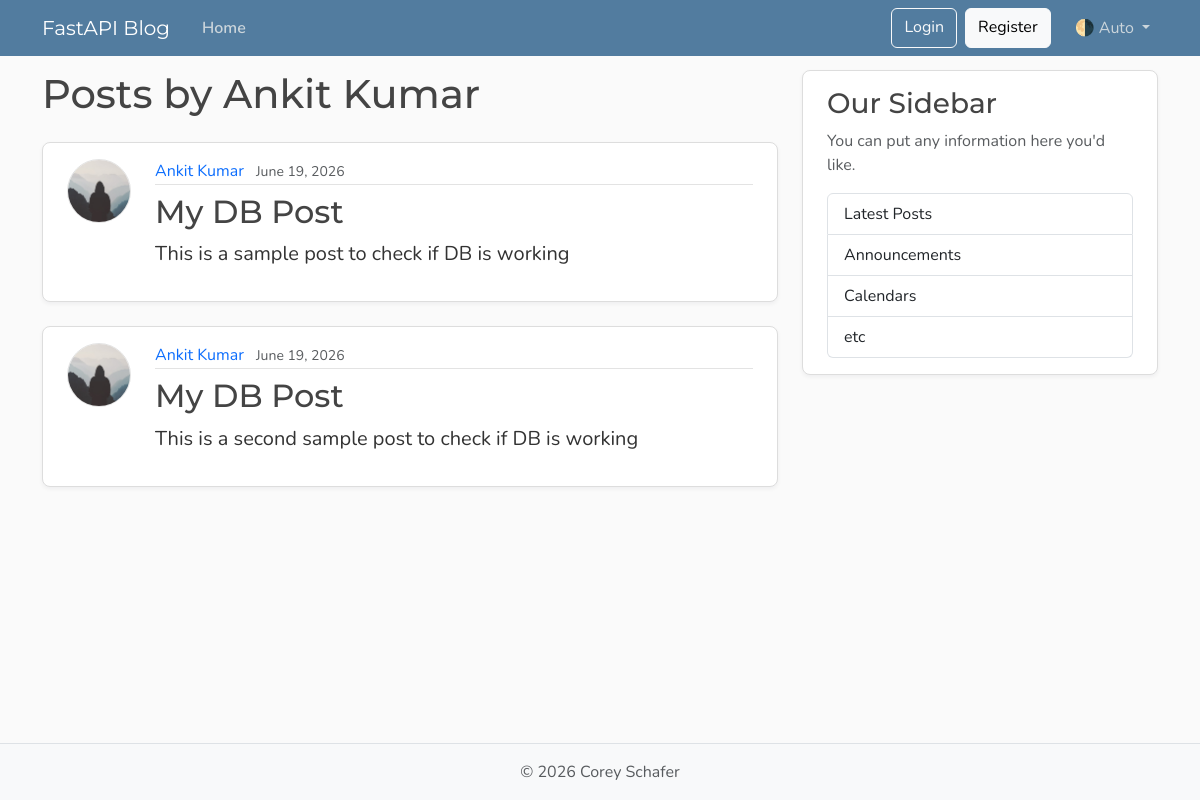
/user/1/posts, run on an earlier commit of the app's database.
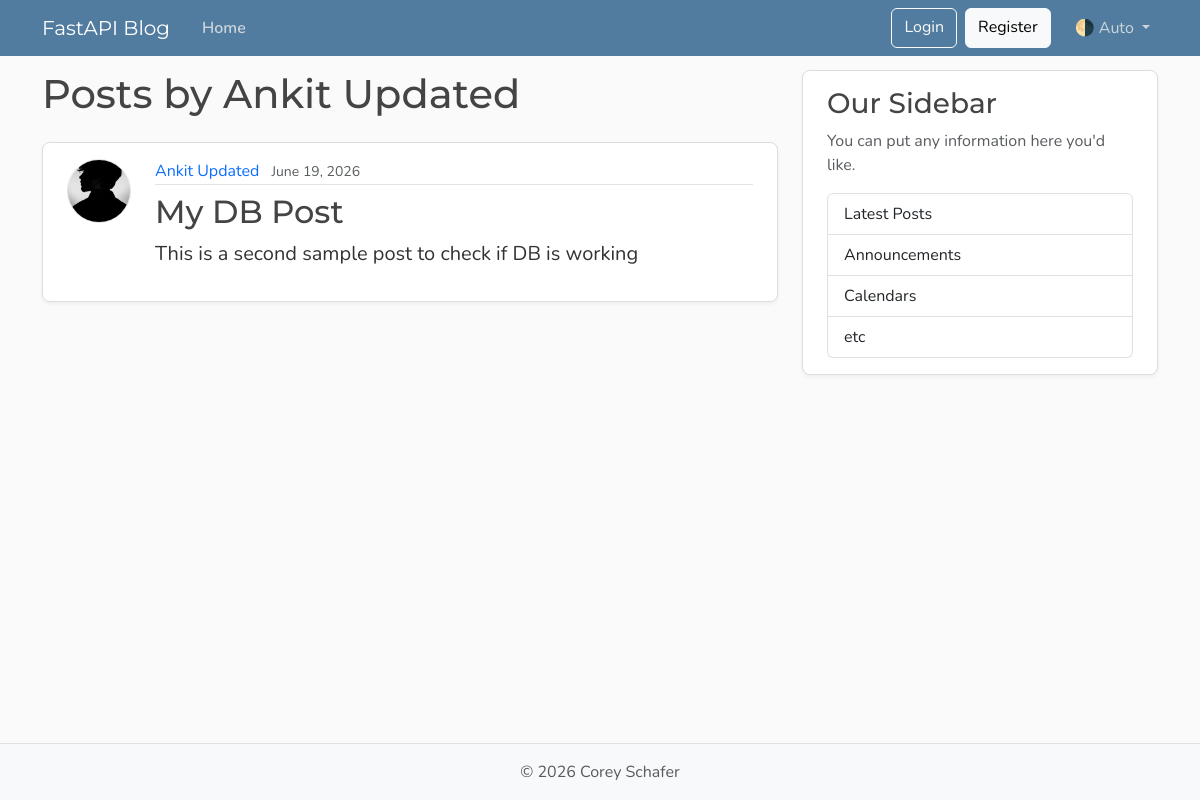
And on a later commit of the database.
### models.py (models this page shows, shortened)
class User(Base):
    __tablename__ = "users"
    id: Mapped[int] = mapped_column(Integer, primary_key=True, index=True)
    username: Mapped[str] = mapped_column(String(50), unique= True, nullable=False)
    email: Mapped[str] = mapped_column(String(50), unique= True, nullable=False)
    image_file: Mapped[str | None] = mapped_column(String(200), nullable=True, default= None)
    posts: Mapped[list[Post]] = relationship(
        back_populates="author",
        cascade= "all, delete-orphan"
        )

class Post(Base):
    __tablename__ = "posts"
    id: Mapped[int] = mapped_column(Integer, primary_key=True, index = True)
    title: Mapped[str] = mapped_column(String(100), nullable=False)
    content: Mapped[str] = mapped_column(Text, nullable=False)
    user_id: Mapped[int] = mapped_column(
        ForeignKey("users.id"),
        nullable=False,
        index=True,
    )
    date_posted: Mapped[datetime] = mapped_column(
        DateTime(timezone=True),
        default=lambda: datetime.now(UTC),
    )
    author: Mapped[User] = relationship(back_populates="posts")

### main.py (the view)
@app.get("/user/{user_id}/posts", include_in_schema= False, name="user_posts")
def user_post_page(
    request: Request,
    user_id: int,
    db: Annotated[Session, Depends(get_db)],
):
    result = db.execute(select(models.User).where(models.User.id == user_id))
    user = result.scalars().first()
    if not user:
        raise HTTPException(status_code=status.HTTP_404_NOT_FOUND, detail= f"No user exist for the user id: {user_id}")
    result = db.execute(select(models.Post).where(models.Post.user_id == user_id))
    posts = result.scalars().all()
    return templates.TemplateResponse(
        request,
        "user_posts.html",
        {"posts": posts, "user": user, "title": f"{user.username}'s Posts"}
    )

### templates/user_posts.html
{% extends "layout.html" %}
{% block content %}
  <h1 class="mb-4">Posts by {{ user.username }}</h1>
  {% for post in posts %}
    <article class="content-section py-3 px-4 mb-4">
      <div class="d-flex align-items-start gap-4">
        <img class="rounded-circle article-img flex-shrink-0"
             src="{{ post.author.image_path }}"
             alt="{{ post.author.username }}'s profile picture"
             width="64"
             height="64"
             loading="lazy">
        <div class="flex-grow-1">
          <div class="article-metadata mb-2">
            <a class="me-2"
               href="{{ url_for('user_posts', user_id=post.author.id) }}">{{ post.author.username }}</a>
            <small class="text-body-secondary">{{ post.date_posted.strftime("%B %d, %Y") }}</small>
          </div>
          <h2>
            <a class="article-title"
               href="{{ url_for('post_page', post_id=post.id) }}">{{ post.title }}</a>
          </h2>
          <p class="article-content">{{ post.content }}</p>
        </div>
      </div>
    </article>
  {% else %}
    <p class="text-body-secondary">No posts by this user yet.</p>
  {% endfor %}
{% endblock content %}

### templates/layout.html (shortened to what this page needs)
<!DOCTYPE html>
<html lang="en">
  <head>
    <link href="https://cdn.jsdelivr.net/npm/bootstrap@5.3.8/dist/css/bootstrap.min.css"
          rel="stylesheet"
>
    <link rel="stylesheet" type="text/css" href="{{ url_for('static', path='/css/main.css') }}">
  </head>
  <body class="d-flex flex-column min-vh-100">
    <header class="site-header">
      <nav class="navbar navbar-expand-md bg-steel fixed-top"
           data-bs-theme="dark">
        <div class="container">
          <a class="navbar-brand me-4" href="{{ url_for("home") }}">FastAPI Blog</a>
          <div class="collapse navbar-collapse" id="navbarToggle">
            <div class="navbar-nav me-auto">
              <a class="nav-link active" aria-current="page" href="{{ url_for("home") }}">Home</a>
            </div>
            <div class="navbar-nav">
              <a class="btn btn-outline-light mb-2 mb-md-0 me-md-2" href="#">Login</a>
              <a class="btn btn-light mb-2 mb-md-0 me-md-3" href="#">Register</a>
              <div class="nav-item dropdown">
                <a class="nav-link dropdown-toggle"
                   href="#"
                   role="button"
                   id="bd-theme"
                   data-bs-toggle="dropdown"
                   aria-expanded="false">
                  <span id="bd-theme-text">🌗 Auto</span>
                </a>
              </div>
            </div>
          </div>
        </div>
      </nav>
    </header>
    <main role="main" class="container" style="padding-top: 70px;">
      <div class="row">
        <div class="col-md-8">
          {% block content %}
          {% endblock content %}
        </div>
        <aside class="col-md-4">
          <div class="content-section py-3 px-4 mb-4">
            <h3>Our Sidebar</h3>
            <p class="text-body-secondary">You can put any information here you'd like.</p>
            <ul class="list-group">
              <li class="list-group-item">Latest Posts</li>
              <li class="list-group-item">Announcements</li>
              <li class="list-group-item">Calendars</li>
              <li class="list-group-item">etc</li>
            </ul>
          </div>
        </aside>
      </div>
    </main>
    <footer class="mt-auto py-3 bg-body-tertiary border-top">
      <div class="container text-center">
        <p class="text-body-secondary mb-0">
          © <span id="year"></span> Corey Schafer
        </p>
      </div>
    </footer>
  </body>
</html>

### static/css/main.css (style rules this page uses)
:root { --font-heading: "Montserrat", system-ui, -apple-system, BlinkMacSystemFont, sans-serif; --font-body: "Nunito", system-ui, -apple-system, BlinkMacSystemFont, sans-serif; --color-bg-body: #fafafa; --color-bg-content: #ffffff; --color-text-primary: #333333; --color-text-heading: #444444; --color-steel: #527c9f; --color-nav-link: #cbd5db; --color-nav-link-hover: #ffffff; --color-link-hover: #428bca; --color-border: #dddddd; --color-border-light: #e3e3e3; --spacing-xl: 5rem; --article-img-size: 4rem; --account-img-size: 7.813rem; }
body { font-family: var(--font-body); background: var(--color-bg-body); color: var(--color-text-primary); }
main { padding-top: var(--spacing-xl); }
h1, h2, h3, h4, h5, h6 { font-family: var(--font-heading); color: var(--color-text-heading); }
.navbar-brand { font-family: var(--font-heading); }
a { text-decoration: none; }
.bg-steel { background-color: var(--color-steel); }
.site-header .navbar-nav .nav-link { color: var(--color-nav-link); transition: color 0.2s ease-in-out; }
.site-header .navbar-nav .nav-link.active { font-weight: 600; }
.content-section { background: var(--color-bg-content); border: 1px solid var(--color-border); border-radius: 0.5rem; box-shadow: 0 2px 4px rgba(15, 23, 42, 0.05); transition: box-shadow 0.15s ease, transform 0.15s ease, border-color 0.15s ease; }
.article-title { color: var(--color-text-heading); transition: color 0.2s ease-in-out; }
.article-content { white-space: pre-line; font-size: 1.25rem; }
.article-img { height: var(--article-img-size); width: var(--article-img-size); flex-shrink: 0; object-fit: cover; border: 1px solid var(--color-border-light); box-shadow: 0 0 0 2px var(--color-bg-content); }
.article-metadata { padding-bottom: 0.063rem; border-bottom: 1px solid var(--color-border-light); }
.article-metadata a { transition: color 0.2s ease-in-out; }
[data-bs-theme="dark"] { --color-bg-body: #1a1a1a; --color-bg-content: #2d2d2d; --color-text-primary: #e0e0e0; --color-text-heading: #f0f0f0; --color-border: #404040; --color-border-light: #4a4a4a; }

What changed in the data, as far as the page shows it:
removed Post: author.username "Ankit Kumar", date_posted "June 19, 2026", title "My DB Post", content "This is a sample post to check if DB is working"
changed User: username "Ankit Kumar" → "Ankit Updated"
changed through a linked row, Post "My DB Post": author.image_path: picture added in place of a placeholder; author.username "Ankit Kumar" → "Ankit Updated"
